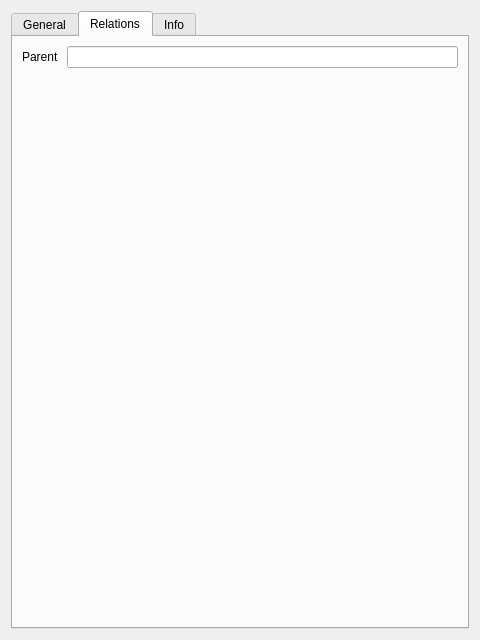
<?xml version="1.0" encoding="UTF-8"?>
<ui version="4.0">
 <class>QtChildEditor</class>
 <widget class="QWidget" name="QtChildEditor">
  <property name="geometry">
   <rect>
    <x>0</x>
    <y>0</y>
    <width>480</width>
    <height>640</height>
   </rect>
  </property>
  <property name="windowTitle">
   <string>Child Editor</string>
  </property>
  <layout class="QVBoxLayout" name="verticalLayout">
   <item>
    <widget class="QTabWidget" name="main_tab">
     <property name="currentIndex">
      <number>1</number>
     </property>
     <widget class="QWidget" name="tab_general">
      <attribute name="title">
       <string>General</string>
      </attribute>
      <layout class="QFormLayout" name="formLayout">
       <item row="0" column="0">
        <widget class="QLabel" name="lbl_data">
         <property name="text">
          <string>Data </string>
         </property>
        </widget>
       </item>
       <item row="0" column="1">
        <widget class="QLineEdit" name="c_data"/>
       </item>
       <item row="1" column="0">
        <widget class="QLabel" name="lbl_parent_id">
         <property name="text">
          <string>Parent Id </string>
         </property>
        </widget>
       </item>
       <item row="1" column="1">
        <widget class="QSpinBox" name="c_parent_id"/>
       </item>
      </layout>
     </widget>
     <widget class="QWidget" name="tab_relations">
      <attribute name="title">
       <string>Relations</string>
      </attribute>
      <layout class="QFormLayout" name="formLayout">
       <item row="0" column="0">
        <widget class="QLabel" name="lbl_parent">
         <property name="text">
          <string>Parent </string>
         </property>
        </widget>
       </item>
       <item row="0" column="1">
        <widget class="QtParentSiSe" name="c_parent"/>
       </item>
      </layout>
     </widget>
     <widget class="QWidget" name="tab_info">
      <attribute name="title">
       <string>Info</string>
      </attribute>
      <layout class="QFormLayout" name="formLayout">
       <item row="0" column="0">
        <widget class="QLabel" name="lbl_id">
         <property name="text">
          <string>Id </string>
         </property>
        </widget>
       </item>
       <item row="0" column="1">
        <widget class="QSpinBox" name="c_id"/>
       </item>
      </layout>
     </widget>
    </widget>
   </item>
  </layout>
 </widget>
 <customwidgets>
  <customwidget>
   <class>QtParentSiSe</class>
   <extends>QLineEdit</extends>
   <header location="global">exdrf_dev.qt.parents.widgets.parents_selector</header>
  </customwidget>
 </customwidgets>
 <resources/>
 <connections/>
</ui>
